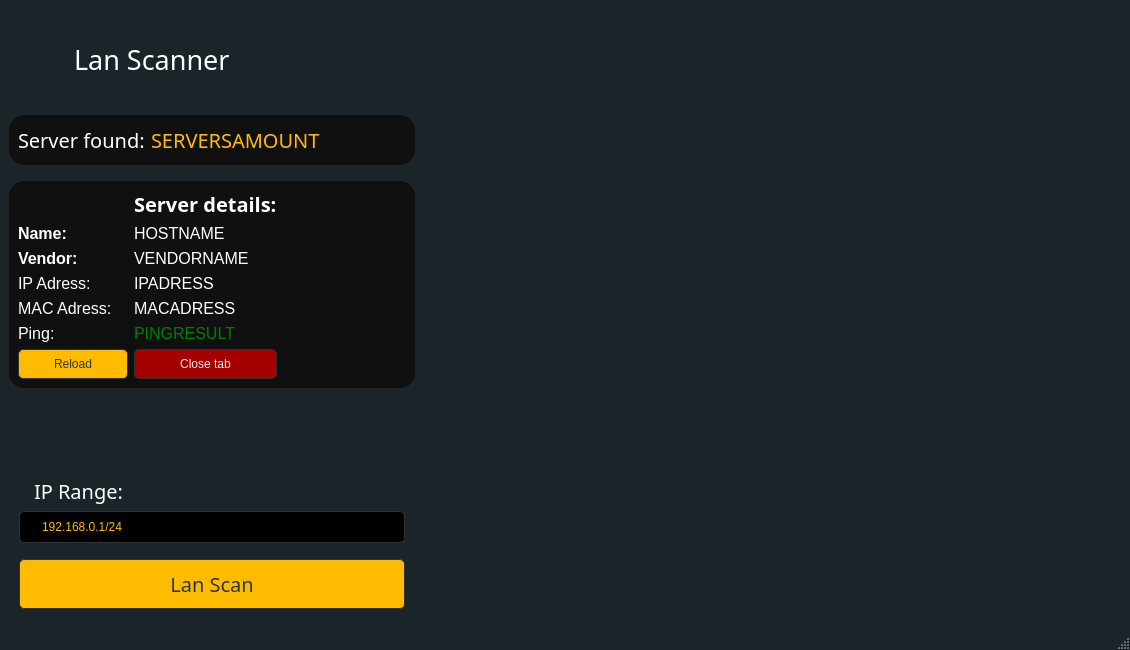
<?xml version="1.0" encoding="UTF-8"?>
<ui version="4.0">
 <class>MainWindow</class>
 <widget class="QMainWindow" name="MainWindow">
  <property name="geometry">
   <rect>
    <x>0</x>
    <y>0</y>
    <width>1130</width>
    <height>650</height>
   </rect>
  </property>
  <property name="minimumSize">
   <size>
    <width>0</width>
    <height>50</height>
   </size>
  </property>
  <property name="windowTitle">
   <string>Lan Scanner</string>
  </property>
  <property name="windowIcon">
   <iconset>
    <normaloff>LSIcon.png</normaloff>LSIcon.png</iconset>
  </property>
  <property name="styleSheet">
   <string notr="true">QMainWindow{

color: #2E3436;
background-color: #1B2429;
}</string>
  </property>
  <widget class="QWidget" name="centralwidget">
   <property name="styleSheet">
    <string notr="true">QWidget{

color: #2E3436;
background-color: #1B2429;
}</string>
   </property>
   <layout class="QHBoxLayout" name="horizontalLayout_2">
    <item>
     <layout class="QHBoxLayout" name="horizontalLayout">
      <item>
       <layout class="QVBoxLayout" name="verticalLayout_2">
        <item>
         <widget class="QFrame" name="horizontalFrame_2">
          <property name="minimumSize">
           <size>
            <width>0</width>
            <height>100</height>
           </size>
          </property>
          <layout class="QHBoxLayout" name="horizontalLayout_3">
           <item>
            <widget class="QLabel" name="label_2">
             <property name="sizePolicy">
              <sizepolicy hsizetype="Fixed" vsizetype="Fixed">
               <horstretch>0</horstretch>
               <verstretch>0</verstretch>
              </sizepolicy>
             </property>
             <property name="minimumSize">
              <size>
               <width>50</width>
               <height>50</height>
              </size>
             </property>
             <property name="maximumSize">
              <size>
               <width>50</width>
               <height>50</height>
              </size>
             </property>
             <property name="text">
              <string/>
             </property>
             <property name="pixmap">
              <pixmap>LSIcon.png</pixmap>
             </property>
             <property name="scaledContents">
              <bool>true</bool>
             </property>
            </widget>
           </item>
           <item>
            <widget class="QLabel" name="label_3">
             <property name="font">
              <font>
               <family>Rubik Mono One</family>
               <pointsize>20</pointsize>
              </font>
             </property>
             <property name="styleSheet">
              <string notr="true">color: white;</string>
             </property>
             <property name="text">
              <string>Lan Scanner</string>
             </property>
            </widget>
           </item>
           <item>
            <spacer name="horizontalSpacer">
             <property name="orientation">
              <enum>Qt::Horizontal</enum>
             </property>
             <property name="sizeHint" stdset="0">
              <size>
               <width>40</width>
               <height>20</height>
              </size>
             </property>
            </spacer>
           </item>
          </layout>
         </widget>
        </item>
        <item>
         <widget class="QWidget" name="widget" native="true">
          <property name="minimumSize">
           <size>
            <width>0</width>
            <height>50</height>
           </size>
          </property>
          <property name="styleSheet">
           <string notr="true">color: white;
background-color: #101010;
border-radius: 15px;</string>
          </property>
          <layout class="QGridLayout" name="gridLayout_2">
           <item row="0" column="1">
            <widget class="QLabel" name="ServersAmount">
             <property name="font">
              <font>
               <family>Comfortaa</family>
               <pointsize>15</pointsize>
              </font>
             </property>
             <property name="styleSheet">
              <string notr="true">color: #FFBB00;</string>
             </property>
             <property name="text">
              <string>SERVERSAMOUNT</string>
             </property>
            </widget>
           </item>
           <item row="0" column="0">
            <widget class="QLabel" name="label_5">
             <property name="font">
              <font>
               <family>Comfortaa</family>
               <pointsize>15</pointsize>
              </font>
             </property>
             <property name="text">
              <string>Server found:</string>
             </property>
            </widget>
           </item>
           <item row="0" column="2">
            <spacer name="horizontalSpacer_4">
             <property name="orientation">
              <enum>Qt::Horizontal</enum>
             </property>
             <property name="sizeHint" stdset="0">
              <size>
               <width>40</width>
               <height>20</height>
              </size>
             </property>
            </spacer>
           </item>
          </layout>
         </widget>
        </item>
        <item>
         <spacer name="horizontalSpacer_3">
          <property name="orientation">
           <enum>Qt::Horizontal</enum>
          </property>
          <property name="sizeType">
           <enum>QSizePolicy::Fixed</enum>
          </property>
          <property name="sizeHint" stdset="0">
           <size>
            <width>400</width>
            <height>10</height>
           </size>
          </property>
         </spacer>
        </item>
        <item>
         <widget class="QWidget" name="ServerDetailsTab" native="true">
          <property name="sizePolicy">
           <sizepolicy hsizetype="Preferred" vsizetype="Preferred">
            <horstretch>0</horstretch>
            <verstretch>0</verstretch>
           </sizepolicy>
          </property>
          <property name="minimumSize">
           <size>
            <width>400</width>
            <height>0</height>
           </size>
          </property>
          <property name="maximumSize">
           <size>
            <width>16777215</width>
            <height>16777215</height>
           </size>
          </property>
          <property name="styleSheet">
           <string notr="true">color: white;
background-color: #101010;
border-radius: 15px;</string>
          </property>
          <layout class="QGridLayout" name="gridLayout">
           <item row="4" column="2">
            <widget class="QLabel" name="SDT_IpAdress">
             <property name="font">
              <font>
               <pointsize>12</pointsize>
              </font>
             </property>
             <property name="text">
              <string>IPADRESS</string>
             </property>
            </widget>
           </item>
           <item row="2" column="2">
            <widget class="QLabel" name="SDT_VendorName">
             <property name="font">
              <font>
               <pointsize>12</pointsize>
               <bold>false</bold>
              </font>
             </property>
             <property name="text">
              <string>VENDORNAME</string>
             </property>
            </widget>
           </item>
           <item row="2" column="1">
            <widget class="QLabel" name="label_10">
             <property name="font">
              <font>
               <pointsize>12</pointsize>
               <bold>true</bold>
              </font>
             </property>
             <property name="text">
              <string>Vendor:</string>
             </property>
            </widget>
           </item>
           <item row="8" column="2">
            <widget class="QPushButton" name="SDT_CloseTab">
             <property name="styleSheet">
              <string notr="true">QPushButton{

color: #EEEEEC;
    background-color: #A40000;
    padding: 7px 20px;
    text-align: center;
    text-decoration: none;
    border-color: #2E3436;
    border-style:solid;
    border-width: 1px;
    border-radius: 5px;
    margin: 0px;
	margin-top: 0px;
}

:hover{
background-color:black;
color: #A40000;
}</string>
             </property>
             <property name="text">
              <string>Close tab</string>
             </property>
            </widget>
           </item>
           <item row="6" column="2">
            <widget class="QLabel" name="SDT_PingResult">
             <property name="font">
              <font>
               <pointsize>12</pointsize>
              </font>
             </property>
             <property name="styleSheet">
              <string notr="true">color: green;</string>
             </property>
             <property name="text">
              <string>PINGRESULT</string>
             </property>
            </widget>
           </item>
           <item row="6" column="1">
            <widget class="QLabel" name="label_6">
             <property name="font">
              <font>
               <pointsize>12</pointsize>
              </font>
             </property>
             <property name="text">
              <string>Ping:</string>
             </property>
            </widget>
           </item>
           <item row="0" column="2">
            <widget class="QLabel" name="label_4">
             <property name="font">
              <font>
               <family>Comfortaa</family>
               <pointsize>15</pointsize>
               <bold>true</bold>
              </font>
             </property>
             <property name="styleSheet">
              <string notr="true">color: white;</string>
             </property>
             <property name="text">
              <string>Server details:</string>
             </property>
            </widget>
           </item>
           <item row="5" column="2">
            <widget class="QLabel" name="SDT_MacAdress">
             <property name="font">
              <font>
               <pointsize>12</pointsize>
              </font>
             </property>
             <property name="text">
              <string>MACADRESS</string>
             </property>
            </widget>
           </item>
           <item row="1" column="2">
            <widget class="QLabel" name="SDT_Hostname">
             <property name="font">
              <font>
               <pointsize>12</pointsize>
              </font>
             </property>
             <property name="text">
              <string>HOSTNAME</string>
             </property>
            </widget>
           </item>
           <item row="5" column="1">
            <widget class="QLabel" name="label_9">
             <property name="font">
              <font>
               <pointsize>12</pointsize>
              </font>
             </property>
             <property name="text">
              <string>MAC Adress:</string>
             </property>
            </widget>
           </item>
           <item row="1" column="1">
            <widget class="QLabel" name="label_8">
             <property name="font">
              <font>
               <pointsize>12</pointsize>
               <bold>true</bold>
              </font>
             </property>
             <property name="text">
              <string>Name:</string>
             </property>
            </widget>
           </item>
           <item row="4" column="1">
            <widget class="QLabel" name="label_7">
             <property name="font">
              <font>
               <pointsize>12</pointsize>
              </font>
             </property>
             <property name="text">
              <string>IP Adress:</string>
             </property>
            </widget>
           </item>
           <item row="8" column="3">
            <spacer name="horizontalSpacer_2">
             <property name="orientation">
              <enum>Qt::Horizontal</enum>
             </property>
             <property name="sizeType">
              <enum>QSizePolicy::Expanding</enum>
             </property>
             <property name="sizeHint" stdset="0">
              <size>
               <width>50</width>
               <height>20</height>
              </size>
             </property>
            </spacer>
           </item>
           <item row="8" column="1">
            <widget class="QPushButton" name="SDT_ReloadButton">
             <property name="sizePolicy">
              <sizepolicy hsizetype="Fixed" vsizetype="Fixed">
               <horstretch>0</horstretch>
               <verstretch>0</verstretch>
              </sizepolicy>
             </property>
             <property name="minimumSize">
              <size>
               <width>110</width>
               <height>0</height>
              </size>
             </property>
             <property name="maximumSize">
              <size>
               <width>110</width>
               <height>16777215</height>
              </size>
             </property>
             <property name="styleSheet">
              <string notr="true">QPushButton{

color: #2E3436;
    background-color: #FFBB00;
    padding: 7px 20px;
    text-align: center;
    text-decoration: none;
    border-color: #2E3436;
    border-style:solid;
    border-width: 1px;
    border-radius: 5px;
    margin: 0px;
	margin-top: 0px;
}

:hover{
background-color:black;
color: #FFBB00;
}</string>
             </property>
             <property name="text">
              <string>Reload</string>
             </property>
            </widget>
           </item>
          </layout>
         </widget>
        </item>
        <item>
         <spacer name="verticalSpacer">
          <property name="orientation">
           <enum>Qt::Vertical</enum>
          </property>
          <property name="sizeHint" stdset="0">
           <size>
            <width>20</width>
            <height>40</height>
           </size>
          </property>
         </spacer>
        </item>
        <item>
         <widget class="QLabel" name="label">
          <property name="font">
           <font>
            <family>Comfortaa</family>
            <pointsize>15</pointsize>
           </font>
          </property>
          <property name="styleSheet">
           <string notr="true">color: white;
margin-left: 20px;</string>
          </property>
          <property name="text">
           <string>IP Range:</string>
          </property>
         </widget>
        </item>
        <item>
         <widget class="QLineEdit" name="IPRangeEditor">
          <property name="styleSheet">
           <string notr="true">QLineEdit{

background-color:black;
color: #FFBB00;
    padding: 7px 20px;
    text-align: center;
    text-decoration: none;
    border-color: #2E3436;
    border-style:solid;
    border-width: 1px;
    border-radius: 5px;
    margin: 10px;
	margin-top: 0px;
}

:hover{
background-color:black;
color: white;
}</string>
          </property>
          <property name="text">
           <string>192.168.0.1/24</string>
          </property>
         </widget>
        </item>
        <item>
         <widget class="QPushButton" name="LanScanButton">
          <property name="minimumSize">
           <size>
            <width>0</width>
            <height>60</height>
           </size>
          </property>
          <property name="font">
           <font>
            <family>Comfortaa</family>
            <pointsize>15</pointsize>
            <bold>false</bold>
            <underline>false</underline>
            <strikeout>false</strikeout>
           </font>
          </property>
          <property name="styleSheet">
           <string notr="true">QPushButton{

color: #2E3436;
    background-color: #FFBB00;
    padding: 7px 20px;
    text-align: center;
    text-decoration: none;
    border-color: #2E3436;
    border-style:solid;
    border-width: 1px;
    border-radius: 5px;
    margin: 10px;
	margin-top: 0px;
}

:hover{
background-color:black;
color: #FFBB00;
}</string>
          </property>
          <property name="text">
           <string>Lan Scan</string>
          </property>
         </widget>
        </item>
       </layout>
      </item>
      <item>
       <layout class="QVBoxLayout" name="verticalLayout">
        <item>
         <widget class="QScrollArea" name="scrollArea">
          <property name="sizePolicy">
           <sizepolicy hsizetype="Fixed" vsizetype="Expanding">
            <horstretch>0</horstretch>
            <verstretch>0</verstretch>
           </sizepolicy>
          </property>
          <property name="minimumSize">
           <size>
            <width>700</width>
            <height>0</height>
           </size>
          </property>
          <property name="frameShape">
           <enum>QFrame::NoFrame</enum>
          </property>
          <property name="lineWidth">
           <number>0</number>
          </property>
          <property name="verticalScrollBarPolicy">
           <enum>Qt::ScrollBarAlwaysOff</enum>
          </property>
          <property name="horizontalScrollBarPolicy">
           <enum>Qt::ScrollBarAlwaysOff</enum>
          </property>
          <property name="widgetResizable">
           <bool>true</bool>
          </property>
          <widget class="QWidget" name="scrollAreaWidgetContents">
           <property name="geometry">
            <rect>
             <x>0</x>
             <y>0</y>
             <width>700</width>
             <height>586</height>
            </rect>
           </property>
           <layout class="QVBoxLayout" name="verticalLayout_3"/>
          </widget>
         </widget>
        </item>
       </layout>
      </item>
     </layout>
    </item>
   </layout>
  </widget>
  <widget class="QMenuBar" name="menubar">
   <property name="geometry">
    <rect>
     <x>0</x>
     <y>0</y>
     <width>1130</width>
     <height>20</height>
    </rect>
   </property>
  </widget>
  <widget class="QStatusBar" name="statusbar"/>
 </widget>
 <resources/>
 <connections/>
</ui>
